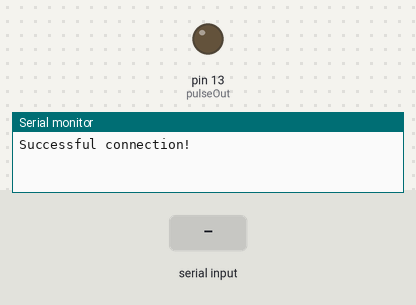
A sketch run on a simulated Arduino Uno, built with avr-gcc and run on an emulated ATmega328P. Parts: output pins drawn as LEDs (lit = HIGH), the last lines printed to the serial monitor. Dashed ring = blinking. The inputs (shaded band) are chosen by the test bench.

Above: at 1.2 s.
1.3 s: "send\n" received over Serial
At 1.51 s:
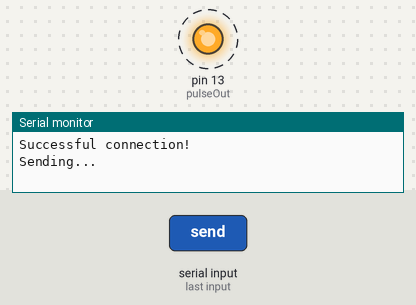
4.3 s: "check\n" received over Serial
5.8 s: "90,45,200\n" received over Serial
Timing chart, 0 to 8.8 s (numbered marks = the images above; inputs shaded):
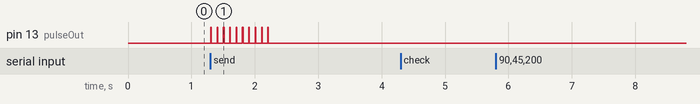

The sketch:

Pulse_Generator.ino
```cpp
/* Pulse generator without delay
 *
 *
 */
const String psw = "jesus123";
const int pulseOut =  13;

int pulses=10, pulseTime=10, betweenTime=90;
float freq=10;
long interval = 1000;

char inChar;
String inputString, commandStr, amountStr, checkStr;

boolean stringComplete = false;
boolean accessRefused = true;
boolean error=false;

void setup()
{
  Serial.begin(9600);
  Serial.println("Successful connection!");
  pinMode(pulseOut, OUTPUT);
}

void loop()
{
  if (stringComplete)
  {
    if(inputString=="send")
    {
      Serial.println("Sending...");
      //Serial.println("Sending: "+configString());
      for(int i=0;i<pulses;i++)
      {
        // Pulse ON
        digitalWrite(pulseOut, HIGH);
        delay(pulseTime);

        // Pulse OFF
        digitalWrite(pulseOut, LOW);
        delay(betweenTime);
      }
      Serial.println("Done!");
    }
    else if(inputString=="default")
    {
      pulses=10, pulseTime=10, betweenTime=90;
      freq=1.0/(pulseTime+betweenTime)*1000.0;
      //Serial.println("Configuration: "+configString());
    }
    else if(inputString=="check")
    {
      checkStr="check,";
      checkStr+=pulses;
      checkStr+=",";
      checkStr+=pulseTime;
      checkStr+=",";
      checkStr+=betweenTime;
      checkStr+=",";
      Serial.println(checkStr);
    }
    else
    {
      commandStr=inputString.substring(0,2);
      amountStr=inputString.substring(2,7);
      if(commandStr=="PP")
        pulses=amountStr.toInt();
      else if(commandStr=="PT")
        pulseTime=amountStr.toInt();
      else if(commandStr=="BT")
        betweenTime=amountStr.toInt();
      else
        error=true;
      if(error)
      {
       Serial.println("Wrong command!");
       error=false;
      }
      else
      {
       freq=1.0/(pulseTime+betweenTime)*1000.0;
       //Serial.println("Configuration: "+configString());
      }
    }

    stringComplete=false;
    inputString="";
  }
}

String configString()
{
  String configurationStr="";
  configurationStr+=pulses;
  configurationStr+=" pulses at ";
  configurationStr+=freq;
  configurationStr+=" Hz\n(pulse time: ";
  configurationStr+=pulseTime;
  configurationStr+=" ms; time between pulses: ";
  configurationStr+=betweenTime;
  configurationStr+=" ms)";
  return configurationStr;
}

void serialEvent()
{
  while (Serial.available())
  {
    inChar = (char)Serial.read();
    if (inChar == '\n')
      stringComplete = true;
    else
      inputString += inChar;
  }
}
```

Measured:
- after the input at 1.3 s, pin 13 (pulseOut): alternates HIGH for 0.01 s and LOW for 0.09 s, 20 changes in all, then stays LOW, starting at once
